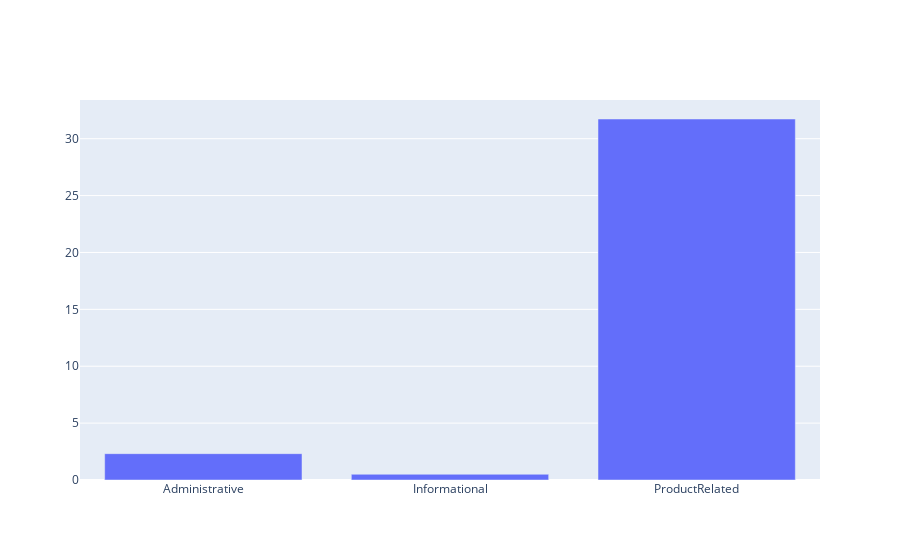
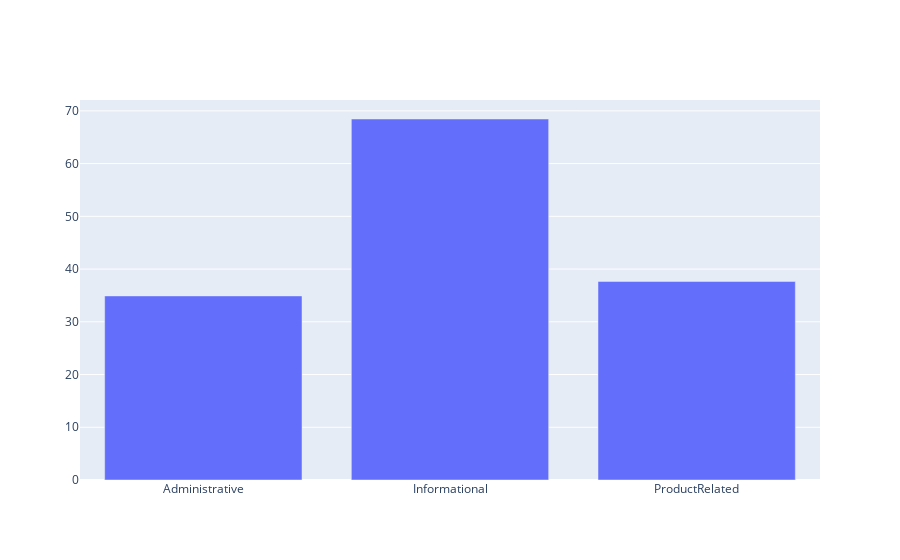

Notebook code for these charts, in order:
### Code cell
# 1.1 Getting our first look at the Dataset using the describe function on our dataset
df_cpy = df.copy()
df.head()

df.describe()

# Feature groups that have similar representation
num_pages_visited_features = ['Administrative', 'Informational', 'ProductRelated']
total_duration_page_features = ['Administrative_Duration', 'Informational_Duration', 'ProductRelated_Duration']

# Calculate means for number of visits for every page type
mean_num_pages_visited = df[num_pages_visited_features].mean()

# Show above calculations in a bar plot
fig = go.Figure()
fig.add_trace(go.Bar(x=num_pages_visited_features, y=mean_num_pages_visited, name="mean per page category"))
fig.show()

# Calculate average duration per page for every page type
total_duration = df[total_duration_page_features].sum()
total_pages_visited = df[num_pages_visited_features].sum().astype(float)
avg_duration_per_page = total_duration.values / total_pages_visited.values

# Show above calculations in a barplot
fig2 = go.Figure()
fig2.add_trace(go.Bar(x=num_pages_visited_features, y=avg_duration_per_page, name="average duration per page"))
fig2.show()

### Figure 1 — Plotly figure (JSON) as saved in the notebook; plotly's stock layout.template omitted (floating-point values rounded to 4 significant figures)
{"data": [{"name": "mean per page category", "type": "bar", "x": ["Administrative", "Informational", "ProductRelated"], "y": [2.315, 0.5036, 31.73]}], "layout": {}}

### Figure 2 — Plotly figure (JSON) as saved in the notebook; plotly's stock layout.template omitted (floating-point values rounded to 4 significant figures)
{"data": [{"name": "average duration per page", "type": "bar", "x": ["Administrative", "Informational", "ProductRelated"], "y": [34.91, 68.46, 37.65]}], "layout": {}}
